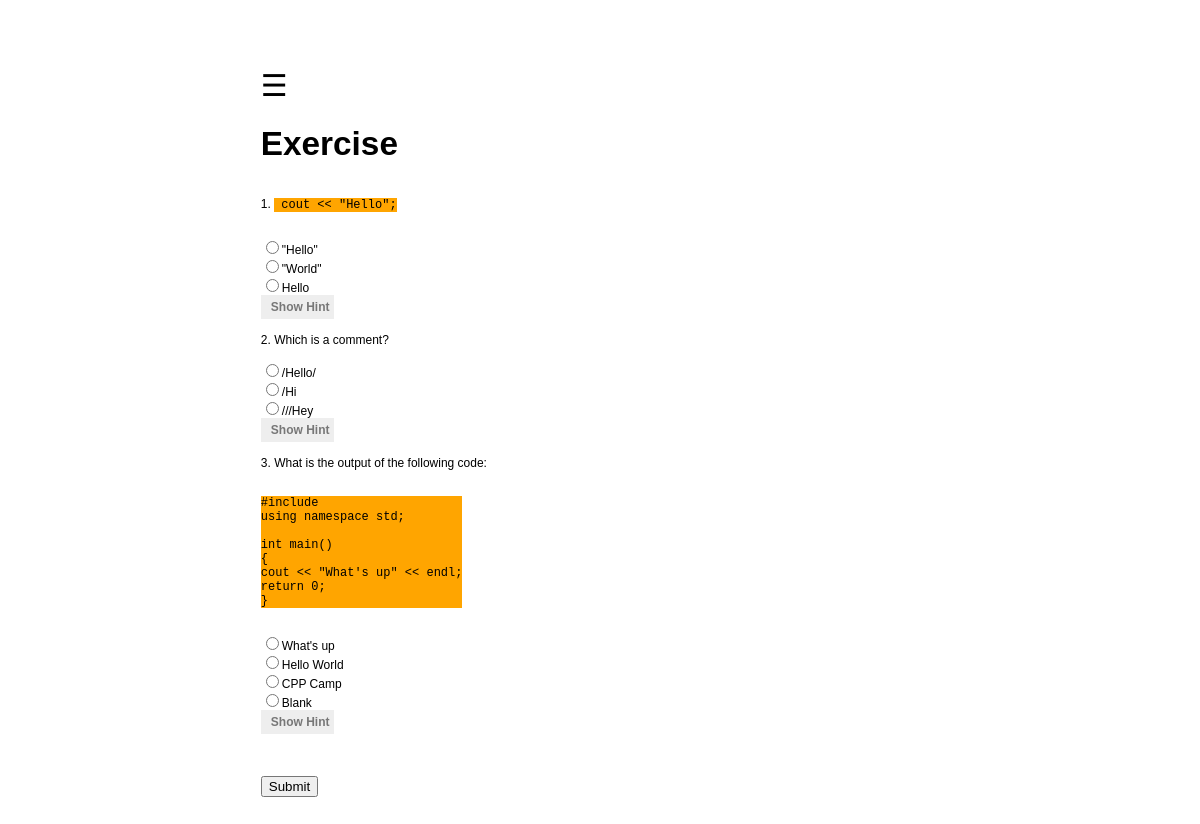
The page /lessons/exercise/1/ (signed in) on the database as committed earlier.
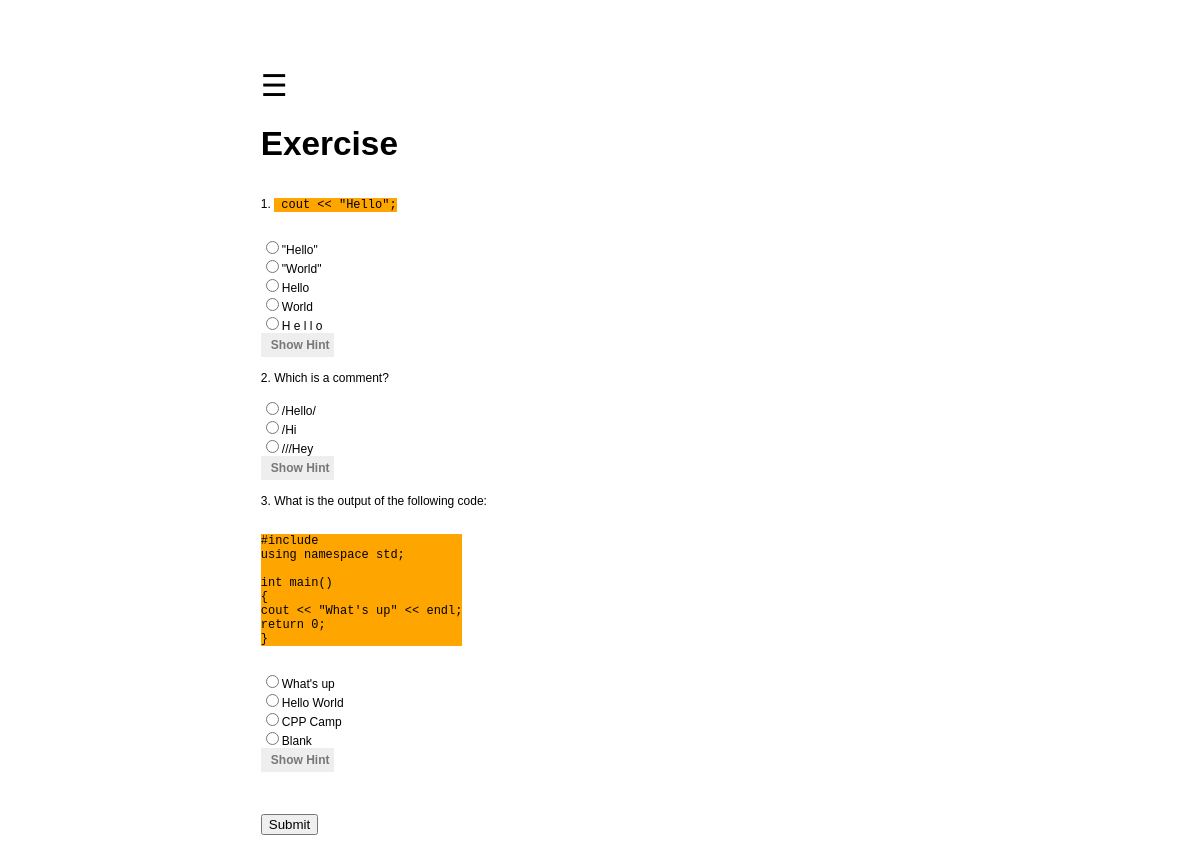
The same page on the database as committed later.
### lessons/models.py (models this page shows, shortened)
class Question(models.Model):
    question_text = models.TextField()
    pub_date = models.DateTimeField('date published')
    lesson_num = models.IntegerField()
    lesson = models.ForeignKey(Lesson)
    answer = models.TextField()
    hint = models.TextField()
    def was_published_recently(self):
        now = timezone.now()
        return now - datetime.timedelta(days=1) <= self.pub_date <= now
    was_published_recently.admin_order_field = 'pub_date'
    was_published_recently.boolean = True
    was_published_recently.short_description = 'Published recently?'

class Choice(models.Model):
    question = models.ForeignKey(Question, on_delete=models.CASCADE)
    choice_text = models.TextField()
    answer = models.BooleanField()

### lessons/views.py (the view)
# urls.py: url(r'^exercise/(?P<pk>[0-9]+)/$', views.QuestionDetail.as_view(), name='details'),
class QuestionDetail(LoginRequiredMixin,generic.DetailView):
    model = Lesson
    template_name = 'lessons/exercise/exercise.html'
    def get_queryset(self):
        return Lesson.objects.order_by('lesson_id')

### lessons/templates/lessons/exercise/exercise.html (shortened to what this page needs)
{% extends "base.html" %}
{% block content %}
<h1>Exercise</h1>
<form id="exercise">
    {% for question in lesson.question_set.all %} {% autoescape off %}{{question.lesson_num}}. {{ question.question_text }} {% endautoescape %}
    <BR> {% for choice in question.choice_set.all %} {% if choice.answer %}
    <input type="radio" name="question{{question.pk}}" value=1 />{% autoescape off %}{{ choice.choice_text }}{% endautoescape %}
    <BR> {% else %}
    <input type="radio" name="question{{question.pk}}" value=0 />{% autoescape off %}{{ choice.choice_text }}{% endautoescape %}
    <BR> {% endif %}
    {% endfor %}
    <button class="hint"></button>
    <BR> {% endfor %}
    <BR>
    <BR>
    <input type="button" id="submit" value="Submit">
    <BR>
    <BR>
</form>
</div>
{% endblock %}

Rows that differ between the two databases and show on the page:
added Choice: choice_text "World", shown under Question "cout << \"Hello\";"
added Choice: choice_text "H e l l o", shown under Question "cout << \"Hello\";"
